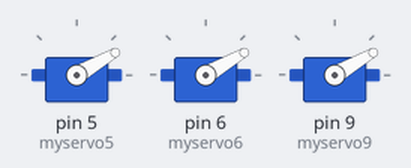
Recording of a sketch running on a simulated Arduino Uno, built with avr-gcc and run on an emulated ATmega328P. Shown: 3 × servo.

Above: at 0.05 s.
At 3.05 s:
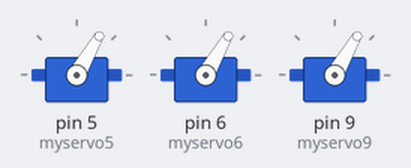
At 5.75 s:
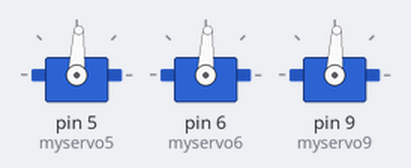
At 11.55 s:
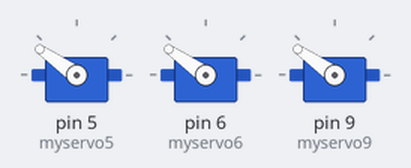
At 17.15 s:
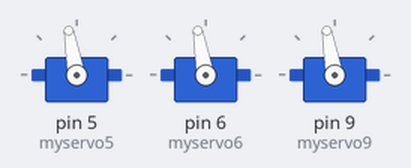
At 23.05 s:
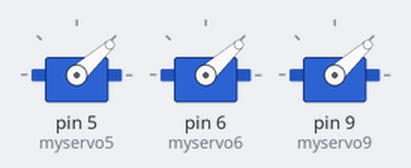
Timing chart, 0 to 31.5 s (numbered marks = the images above):
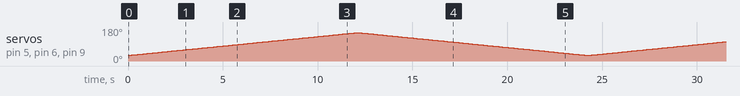

The sketch:

Test_3Servo_30to150.ino
```cpp
#include <Servo.h>

Servo myservo5;
Servo myservo6;
Servo myservo9;

int pos = 0;

void setup() {
  myservo5.attach(5);
  myservo6.attach(6);
  myservo9.attach(9);
}

void loop() {
  for (pos = 30; pos <= 150; pos += 1) {
    myservo5.write(pos);
    myservo6.write(pos);
    myservo9.write(pos);
    delay(100);
  }
  for (pos = 150; pos >= 30; pos -= 1) {
    myservo5.write(pos);
    myservo6.write(pos);
    myservo9.write(pos);
    delay(100);
  }
}
```
